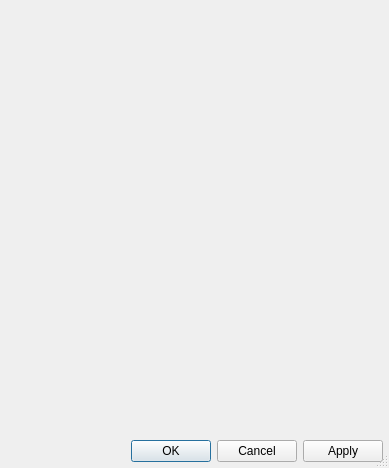
<?xml version="1.0" encoding="UTF-8"?>
<ui version="4.0">
 <class>CustomPropertyEditorDialog</class>
 <widget class="QDialog" name="CustomPropertyEditorDialog">
  <property name="geometry">
   <rect>
    <x>0</x>
    <y>0</y>
    <width>389</width>
    <height>468</height>
   </rect>
  </property>
  <property name="windowTitle">
   <string notr="true"/>
  </property>
  <property name="sizeGripEnabled">
   <bool>true</bool>
  </property>
  <property name="modal">
   <bool>true</bool>
  </property>
  <layout class="QVBoxLayout" name="verticalLayout">
   <property name="spacing">
    <number>0</number>
   </property>
   <property name="leftMargin">
    <number>6</number>
   </property>
   <property name="topMargin">
    <number>6</number>
   </property>
   <property name="rightMargin">
    <number>6</number>
   </property>
   <property name="bottomMargin">
    <number>6</number>
   </property>
   <item>
    <widget class="CustomPropertyWidget" name="propertyWidget" native="true">
     <property name="focusPolicy">
      <enum>Qt::WheelFocus</enum>
     </property>
     <property name="contextMenuPolicy">
      <enum>Qt::CustomContextMenu</enum>
     </property>
     <property name="acceptDrops">
      <bool>true</bool>
     </property>
    </widget>
   </item>
   <item>
    <widget class="QDialogButtonBox" name="buttonBox">
     <property name="focusPolicy">
      <enum>Qt::StrongFocus</enum>
     </property>
     <property name="standardButtons">
      <set>QDialogButtonBox::Apply|QDialogButtonBox::Cancel|QDialogButtonBox::Ok</set>
     </property>
    </widget>
   </item>
  </layout>
  <action name="actionPropertyAdd">
   <property name="text">
    <string notr="true"/>
   </property>
   <property name="toolTip">
    <string notr="true"/>
   </property>
   <property name="shortcut">
    <string notr="true">Ctrl++</string>
   </property>
  </action>
  <action name="actionPropertyDelete">
   <property name="text">
    <string>Delete</string>
   </property>
   <property name="shortcut">
    <string notr="true">Del</string>
   </property>
   <property name="shortcutContext">
    <enum>Qt::WindowShortcut</enum>
   </property>
  </action>
  <action name="actionPropertyDuplicate">
   <property name="text">
    <string>Duplicate...</string>
   </property>
   <property name="toolTip">
    <string notr="true">Duplicate</string>
   </property>
  </action>
  <action name="actionPropertyOptions">
   <property name="text">
    <string>Options...</string>
   </property>
   <property name="toolTip">
    <string notr="true">Options</string>
   </property>
   <property name="statusTip">
    <string/>
   </property>
   <property name="shortcut">
    <string notr="true">F2</string>
   </property>
   <property name="shortcutContext">
    <enum>Qt::WindowShortcut</enum>
   </property>
  </action>
  <action name="actionPropertyCut">
   <property name="text">
    <string>Cut</string>
   </property>
   <property name="shortcut">
    <string notr="true">Ctrl+X</string>
   </property>
   <property name="shortcutContext">
    <enum>Qt::ApplicationShortcut</enum>
   </property>
  </action>
  <action name="actionPropertyCopy">
   <property name="text">
    <string>Copy</string>
   </property>
   <property name="shortcut">
    <string notr="true">Ctrl+C</string>
   </property>
   <property name="shortcutContext">
    <enum>Qt::ApplicationShortcut</enum>
   </property>
  </action>
  <action name="actionPropertyPaste">
   <property name="text">
    <string>Paste</string>
   </property>
   <property name="shortcut">
    <string notr="true">Ctrl+V</string>
   </property>
   <property name="shortcutContext">
    <enum>Qt::ApplicationShortcut</enum>
   </property>
  </action>
 </widget>
 <customwidgets>
  <customwidget>
   <class>CustomPropertyWidget</class>
   <extends>QWidget</extends>
   <header>CustomPropertyWidget.h</header>
   <container>1</container>
  </customwidget>
 </customwidgets>
 <resources/>
 <connections/>
</ui>
